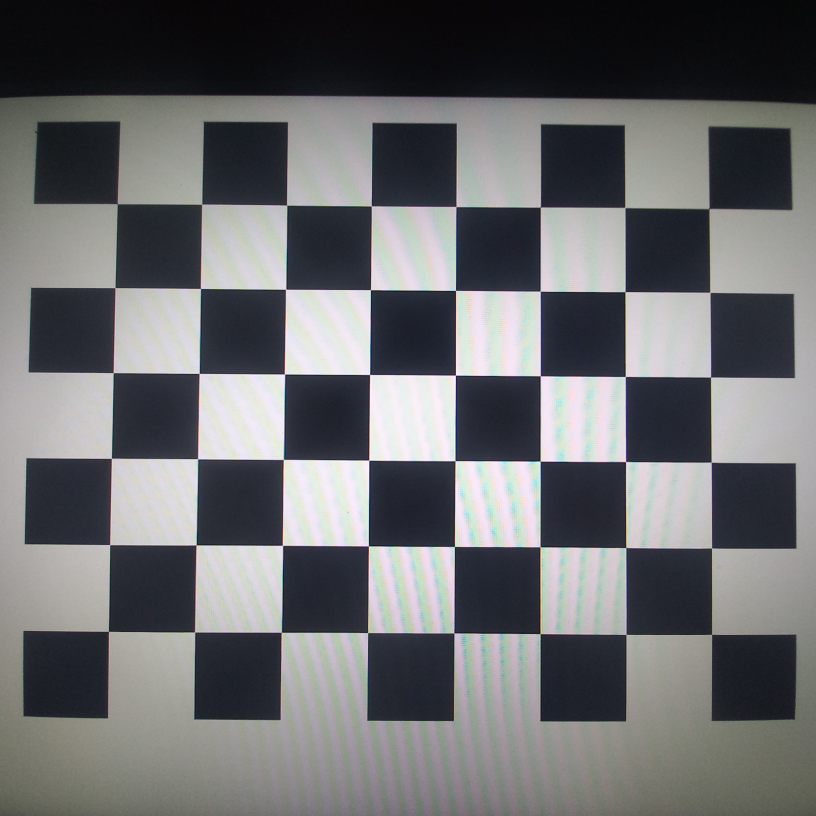
#> input picture 20230501_102535.jpg, 2448 x 2448 px (shown at 1/3 size); its folder holds 4 pictures in this run
$ python calibrate.py
#> lines starting #> are read from the running program, lines starting #| are printed output that depends on the picture
import numpy as np
import cv2 as cv
import glob

# termination criteria
criteria = (cv.TERM_CRITERIA_EPS + cv.TERM_CRITERIA_MAX_ITER, 30, 0.001)

# prepare object points, like (0,0,0), (1,0,0), (2,0,0) ....,(6,5,0)
objp = np.zeros((6*8,3), np.float32)
objp[:,:2] = np.mgrid[0:6,0:8].T.reshape(-1,2)

# Arrays to store object points and image points from all the images.
objpoints = [] # 3d point in real world space
imgpoints = [] # 2d points in image plane.

images = glob.glob('*.jpg')

for fname in images:
# if 1:
    img = cv.imread(fname)
#> img is the input picture: shape (2448, 2448, 3); mean B, G, R 110, 108, 106.9
    img = cv.resize(img, (1024, 1024))
#> img: shape (1024, 1024, 3)

    gray = cv.cvtColor(img, cv.COLOR_BGR2GRAY)
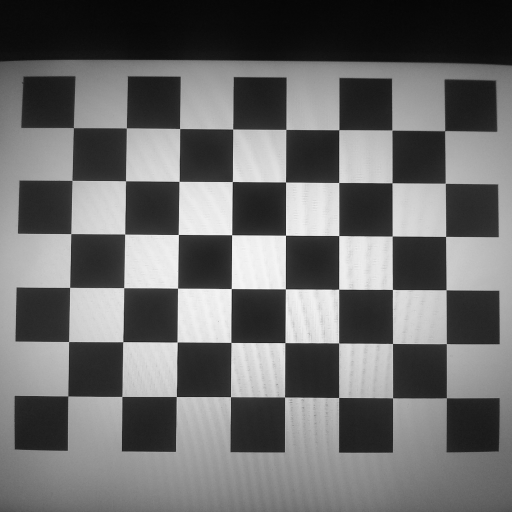
#> gray: shape (1024, 1024) (shown at 1/2 size); min 4, max 250, mean 107.8

    # Find the chess board corners
    ret, corners = cv.findChessboardCorners(gray, (6,8 ), None)
#> ret = True; corners = 48 rows, first 8: [136.4, 792.4], [137.7, 683.6], [139.9, 575.3], [142.3, 467.8], [144.5, 361.3], [147.4, 255.9], [244.4, 793.4], [246.4, 683.7]

    # If found, add object points, image points (after refining them)
    if ret == True:
        objpoints.append(objp)
        corners2 = cv.cornerSubPix(gray, corners, (11,11), (-1,-1), criteria)
#> corners2 = 48 rows, first 8: [136.3, 792.4], [137.7, 683.6], [139.9, 575.2], [142.2, 467.7], [144.5, 361.3], [147.3, 255.7], [244.3, 793.3], [246.2, 683.8]
        imgpoints.append(corners2)
#> pass 2 of the loop `for fname in images:`:
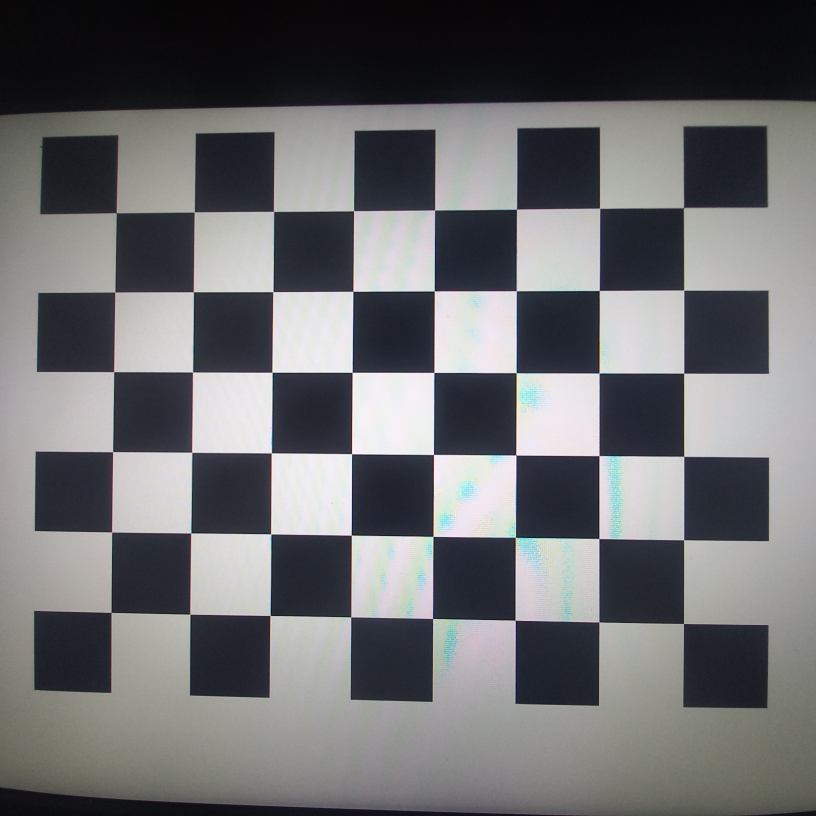
#> input picture 20230501_102537.jpg, 2448 x 2448 px (shown at 1/3 size)
#> img is the input picture: shape (2448, 2448, 3); mean B, G, R 111.3, 109.2, 108.6
#> img: shape (1024, 1024, 3)
#> `gray = cv.cvtColor(img, cv.COLOR_BGR2GRAY)`:
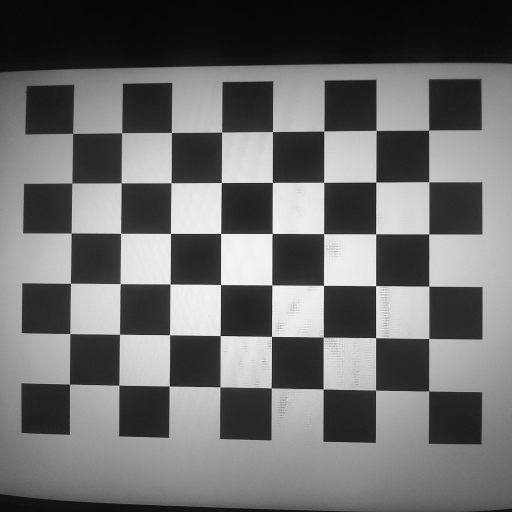
#> gray: shape (1024, 1024) (shown at 1/2 size); min 4, max 253, mean 109.1
#> corners = 48 rows, first 8: [857.7, 260.8], [858.2, 364.3], [857.9, 468.5], [858.3, 572.7], [858.1, 677.6], [857.6, 782.5], [752.6, 261.4], [752.1, 364.6]
#> corners2 = 48 rows, first 8: [857.8, 260.7], [858.2, 364.2], [858.1, 468.4], [858.3, 572.7], [858.1, 677.5], [857.7, 782.5], [752.6, 261.4], [752.1, 364.6]
#> pass 3 of the loop `for fname in images:`:
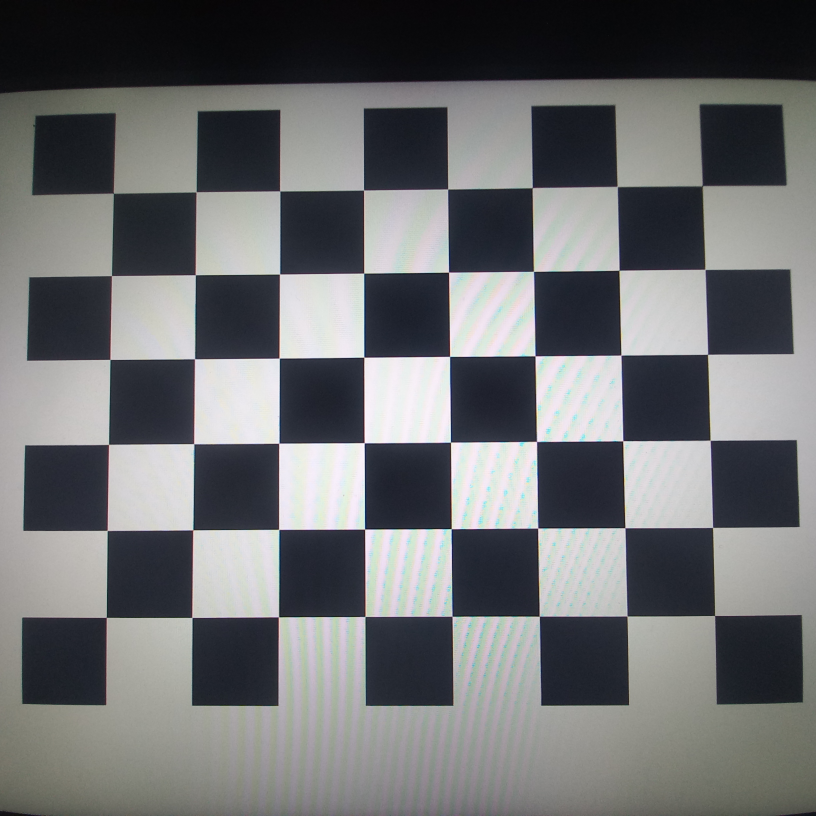
#> input picture 20230501_102540.jpg, 2448 x 2448 px (shown at 1/3 size)
#> img is the input picture: shape (2448, 2448, 3); mean B, G, R 112.6, 110.9, 109.4
#> img: shape (1024, 1024, 3)
#> `gray = cv.cvtColor(img, cv.COLOR_BGR2GRAY)`:
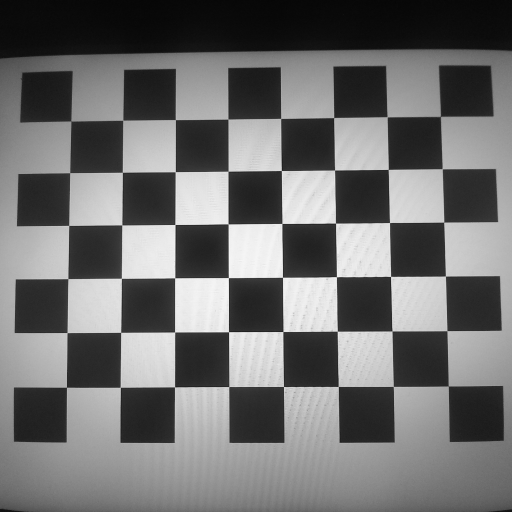
#> gray: shape (1024, 1024) (shown at 1/2 size); min 4, max 254, mean 110.6
#> corners = 48 rows, first 8: [881.7, 232.9], [884.6, 338.3], [887.9, 444.7], [891.3, 552.4], [894.6, 661.7], [896.8, 772.5], [774.5, 234.2], [776.6, 339.5]
#> corners2 = 48 rows, first 8: [881.3, 233.3], [884.7, 338.2], [888, 444.6], [891.3, 552.6], [894.4, 661.9], [896.9, 772.5], [774.7, 234.1], [776.8, 339.4]
#> the loop made 4 passes; the first 3 are shown

        # # Draw and display the corners
        # cv.drawChessboardCorners(img, (7,6), corners, ret)
        # cv.imshow('img', img)
        # cv.waitKey()

ret, mtx, dist, rvecs, tvecs = cv.calibrateCamera(objpoints, imgpoints, gray.shape[::-1], None, None)
img = cv.imread('ex/im1.png')
#> (the run stopped early here; a loop or call above may not have finished)
